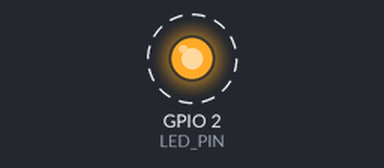
The sketch below on a simulated ESP32. Shown: output pins drawn as LEDs (lit = HIGH). Dashed ring = blinking. What the sketch prints to the serial monitor is not drawn.

Above: at 1.2 s.
Timing chart, 0 to 4.0 s (numbered marks = the images above):
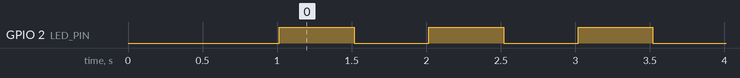

Measured:
- by itself, GPIO 2 (LED_PIN): alternates HIGH for 0.50 s and LOW for 0.50 s

The sketch:

esp32-dualcore.ino
```cpp
//===============================================================================
// Project Name : RTOS Essentials Learning Series
// Author       : Vivek Patel
// Date         : 09/11/2025
// Description  : Dual-Core Scheduling Demonstration (ESP32)
//                Demonstrates true parallel execution:
//                - Core 0: LED blink task
//                - Core 1: CPU-intensive compute task
//===============================================================================

#include <Arduino.h>

// Define LED pin (built-in LED on ESP32 Dev boards is usually GPIO 2)
#define LED_PIN 2

TaskHandle_t TaskLED_Handle;
TaskHandle_t TaskCompute_Handle;

//--------------------------------------------------------------------
// Task 1 - LED blink (Core 0)
//--------------------------------------------------------------------
void TaskLED(void *pvParameters) {
  pinMode(LED_PIN, OUTPUT);

  for (;;) {
    digitalWrite(LED_PIN, !digitalRead(LED_PIN));  // toggle LED
    Serial.print("💡 LED toggled on Core ");
    Serial.println(xPortGetCoreID());
    vTaskDelay(500 / portTICK_PERIOD_MS);
  }
}

//--------------------------------------------------------------------
// Task 2 - CPU Intensive work (Core 1)
//--------------------------------------------------------------------
void TaskCompute(void *pvParameters) {
  uint32_t n1 = 0, n2 = 1, n3;

  for (;;) {
    // Compute a small Fibonacci sequence (simulate heavy work)
    for (int i = 0; i < 10; i++) {
      n3 = n1 + n2;
      n1 = n2;
      n2 = n3;
    }

    Serial.print("⚙️ Compute Task running on Core ");
    Serial.print(xPortGetCoreID());
    Serial.print(" | Fibonacci value: ");
    Serial.println(n3);

    vTaskDelay(700 / portTICK_PERIOD_MS);
  }
}

//--------------------------------------------------------------------
// Setup
//--------------------------------------------------------------------
void setup() {
  Serial.begin(115200);
  delay(1000);

  Serial.println("==================================================");
  Serial.println("RTOS Series – Week 7: Dual-Core Scheduling Demo");
  Serial.println("==================================================");

  Serial.printf("ESP32 FreeRTOS running on %d cores\n\n", portNUM_PROCESSORS);

  // Create LED task pinned to Core 0
  xTaskCreatePinnedToCore(
    TaskLED,             // Function
    "TaskLED",           // Name
    2048,                // Stack size
    NULL,                // Parameters
    1,                   // Priority
    &TaskLED_Handle,     // Task handle
    0                    // Core 0
  );

  // Create Compute task pinned to Core 1
  xTaskCreatePinnedToCore(
    TaskCompute,         // Function
    "TaskCompute",       // Name
    4096,                // Stack size (bigger for computation)
    NULL,                // Parameters
    1,                   // Priority
    &TaskCompute_Handle, // Task handle
    1                    // Core 1
  );
}

void loop() {
  // Empty - tasks are managed by FreeRTOS scheduler
}
```
